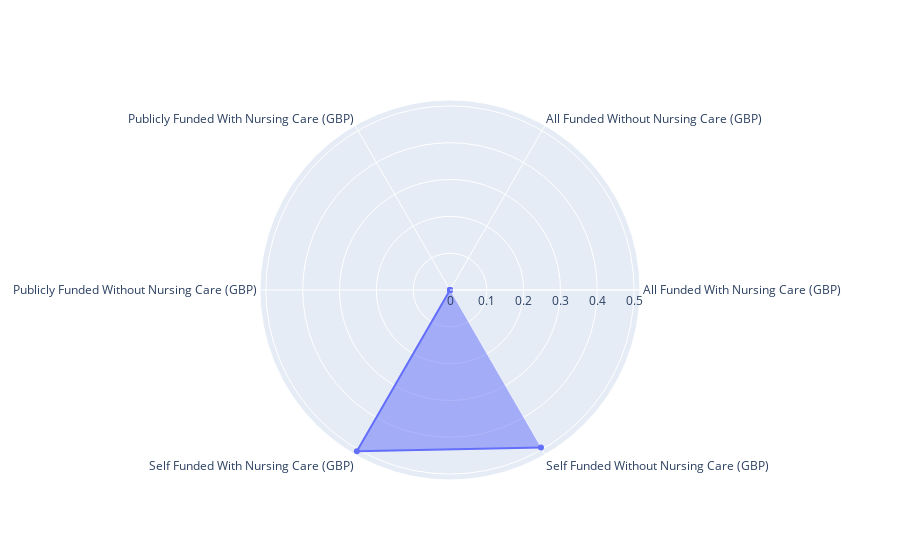

Notebook cell for this chart:
### Code cell
# spider plot (percentage in 2010)

fig = go.Figure()

fig.add_trace(go.Scatterpolar(
    r = care_home_charges_scot_perc.iloc[0].tolist(),
    theta = care_home_charges_scot_perc.columns.values.tolist(),
    fill = "toself",
    name = str(care_home_charges_scot_perc.index[0]).replace("0331","")
))

fig.show()

### Figure 1 — Plotly figure (JSON) as saved in the notebook; plotly's stock layout.template omitted (floating-point values rounded to 4 significant figures)
{"data": [{"fill": "toself", "name": "2010", "r": [0, 0, 0, 0, 0.5059, 0.4941], "theta": ["All Funded With Nursing Care (GBP)", "All Funded Without Nursing Care (GBP)", "Publicly Funded With Nursing Care (GBP)", "Publicly Funded Without Nursing Care (GBP)", "Self Funded With Nursing Care (GBP)", "Self Funded Without Nursing Care (GBP)"], "type": "scatterpolar"}], "layout": {}}
